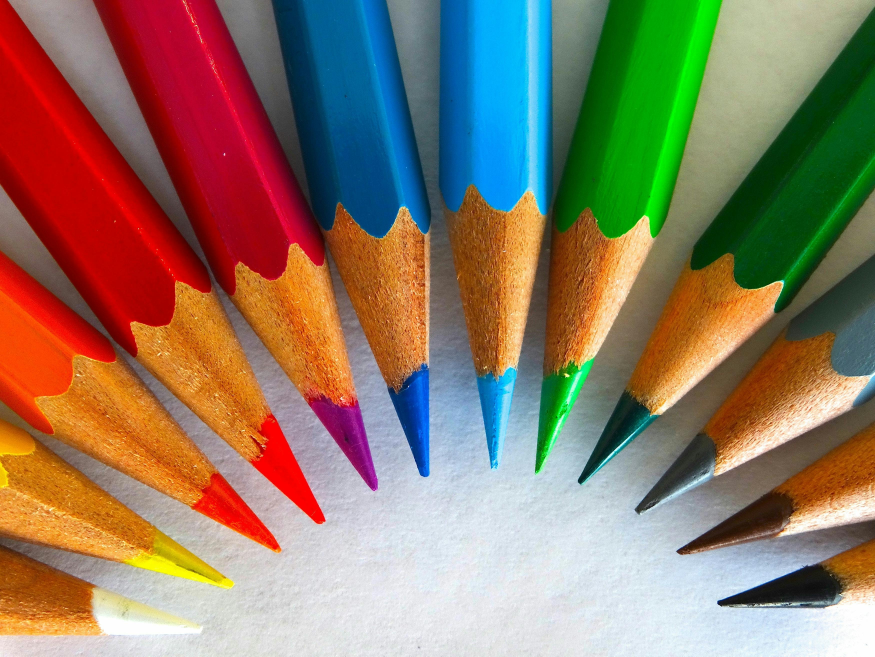
#> input picture M2 - Visionary AI I/L2 - Basics of Image Manipulation/example.jpg, 3500 x 2625 px, found by its file name (shown at 1/4 size)
$ python activity1-color-conversions-and-cropping.py
#> lines starting #> are read from the running program, lines starting #| are printed output that depends on the picture
import cv2
import matplotlib.pyplot as plt

# Reads the image into memory
image = cv2.imread("M2 - Visionary AI I/L2 - Basics of Image Manipulation/example.jpg")
#> image is the input picture: shape (2625, 3500, 3); mean B, G, R 100.3, 121.3, 141.6

# Convert BGR to RGB
# image_rgb = cv2.cvtColor(image, cv2.COLOR_BGR2RGB)

# Display image data as a plot, interpreting values as colors
plt.figure(1)
plt.imshow(image)
plt.title("RGB Image")

# Convert to Grayscale
# INTERNAL OPERATION: Compute a single-channel grayscale image -- GrayPixel = 0.299*R + 0.587*G + 0.114*B
gray_image = cv2.cvtColor(image, cv2.COLOR_BGR2GRAY)
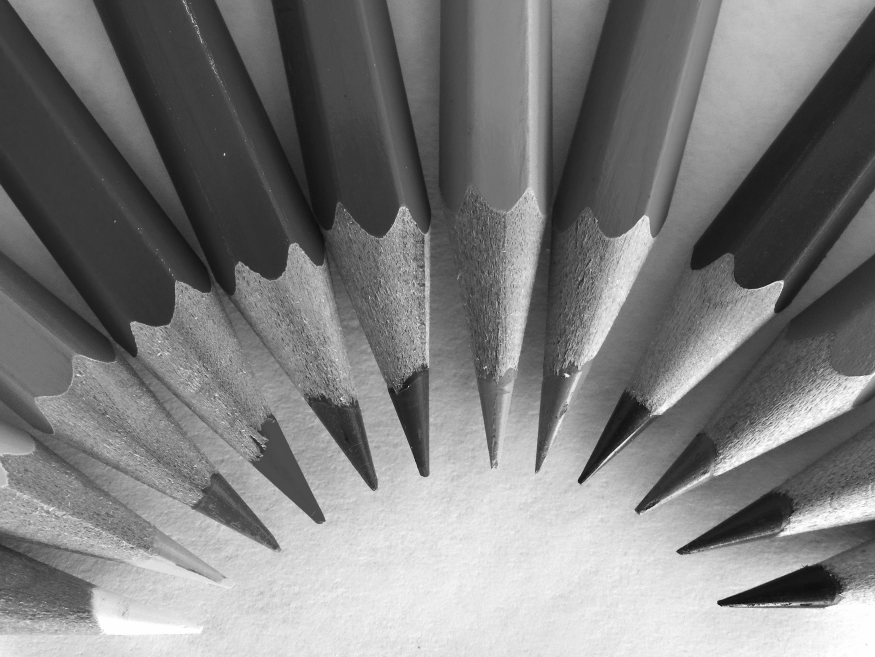
#> gray_image: shape (2625, 3500) (shown at 1/4 size); min 0, max 255, mean 125

plt.figure(2)
plt.imshow(gray_image, cmap="gray")
plt.title("Grayscale Image")

# Cropping the image
cropped_image = image[100:300, 200:400]
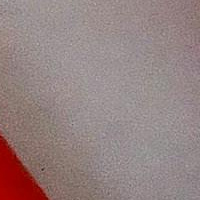
#> cropped_image: shape (200, 200, 3); mean B, G, R 129.6, 130.5, 148.8

cropped_rgb_image = cv2.cvtColor(cropped_image, cv2.COLOR_BGR2RGB)

plt.figure(3)
plt.imshow(cropped_rgb_image)
plt.title("Cropped Region")
plt.show()
